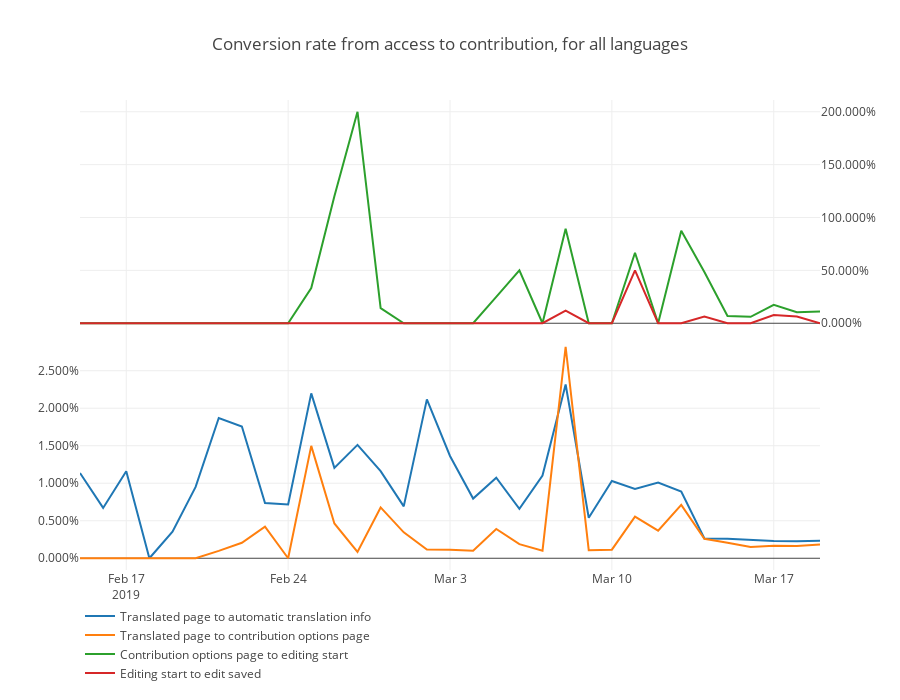

Notebook source saved alongside this figure:
### Code cell
data = [{'x': el_funnel.index,
    'y': el_funnel[col],
    'name': col
    }  for col in ['Translated page to automatic translation info', 'Translated page to contribution options page']]
data = data + [{'x': el_funnel.index,
    'y': el_funnel[col],
    'name': col,
    'xaxis': 'x2',
    'yaxis': 'y2'
    }  for col in ['Contribution options page to editing start', 'Editing start to edit saved']]
fig = {
    'data': data,
    'layout': {
        'height': 700,
        'xaxis': {'showticklabels': False},
        'yaxis': {'tickformat': ',.3%', 'domain': [0, 0.5]},
        'yaxis2': {'tickformat': ',.3%', 'domain': [0.5, 1], 'side': 'right'}, 
        'title': {'text': 'Conversion rate from access to contribution, for all languages'},
        'legend': {'x': 0, 'y': -0.25},
        'hoverlabel': {'namelength' : -1}
    }
}
plotly.offline.iplot(fig)

### Figure 1 — Plotly figure (JSON) as saved in the notebook; plotly's stock layout.template omitted (floating-point values rounded to 4 significant figures)
{"data": [{"name": "Translated page to automatic translation info", "type": "scatter", "uid": "b3988cdd-c066-4044-8205-997417f3cbbb", "x": ["2019-02-15", "2019-02-16", "2019-02-17", "2019-02-18", "2019-02-19", "2019-02-20", "2019-02-21", "2019-02-22", "2019-02-23", "2019-02-24", "2019-02-25", "2019-02-26", "2019-02-27", "2019-02-28", "2019-03-01", "2019-03-02", "2019-03-03", "2019-03-04", "2019-03-05", "2019-03-06", "2019-03-07", "2019-03-08", "2019-03-09", "2019-03-10", "2019-03-11", "2019-03-12", "2019-03-13", "2019-03-14", "2019-03-15", "2019-03-16", "2019-03-17", "2019-03-18", "2019-03-19"], "y": [0.01136, 0.006711, 0.01161, 0, 0.003555, 0.009512, 0.0187, 0.01756, 0.007353, 0.007165, 0.02198, 0.01205, 0.01511, 0.01162, 0.006912, 0.02118, 0.01364, 0.00796, 0.01074, 0.006598, 0.01102, 0.02316, 0.005405, 0.0103, 0.009242, 0.01009, 0.008889, 0.002628, 0.0026, 0.002473, 0.002307, 0.002281, 0.002319]}, {"name": "Translated page to contribution options page", "type": "scatter", "uid": "a808241a-ae63-4d9d-b1f3-755717fd76dd", "x": ["2019-02-15", "2019-02-16", "2019-02-17", "2019-02-18", "2019-02-19", "2019-02-20", "2019-02-21", "2019-02-22", "2019-02-23", "2019-02-24", "2019-02-25", "2019-02-26", "2019-02-27", "2019-02-28", "2019-03-01", "2019-03-02", "2019-03-03", "2019-03-04", "2019-03-05", "2019-03-06", "2019-03-07", "2019-03-08", "2019-03-09", "2019-03-10", "2019-03-11", "2019-03-12", "2019-03-13", "2019-03-14", "2019-03-15", "2019-03-16", "2019-03-17", "2019-03-18", "2019-03-19"], "y": [0, 0, 0, 0, 0, 0, 0.0009843, 0.002066, 0.004202, 0, 0.01499, 0.004634, 0.0008396, 0.006776, 0.003456, 0.001176, 0.001136, 0.000995, 0.003906, 0.001885, 0.001002, 0.0282, 0.001081, 0.001144, 0.005545, 0.00367, 0.007111, 0.002588, 0.00208, 0.001492, 0.001653, 0.001647, 0.001821]}, {"name": "Contribution options page to editing start", "type": "scatter", "uid": "95c0f698-7498-40bd-aca9-b62e60f25c12", "x": ["2019-02-15", "2019-02-16", "2019-02-17", "2019-02-18", "2019-02-19", "2019-02-20", "2019-02-21", "2019-02-22", "2019-02-23", "2019-02-24", "2019-02-25", "2019-02-26", "2019-02-27", "2019-02-28", "2019-03-01", "2019-03-02", "2019-03-03", "2019-03-04", "2019-03-05", "2019-03-06", "2019-03-07", "2019-03-08", "2019-03-09", "2019-03-10", "2019-03-11", "2019-03-12", "2019-03-13", "2019-03-14", "2019-03-15", "2019-03-16", "2019-03-17", "2019-03-18", "2019-03-19"], "xaxis": "x2", "y": [0, 0, 0, 0, 0, 0, 0, 0, 0, 0, 0.3333, 1.2, 2, 0.1429, 0, 0, 0, 0, 0.25, 0.5, 0, 0.8929, 0, 0, 0.6667, 0, 0.875, 0.4844, 0.06875, 0.0604, 0.1733, 0.1047, 0.1111], "yaxis": "y2"}, {"name": "Editing start to edit saved", "type": "scatter", "uid": "6ff25810-28b4-4d98-89bd-bde4aee643ec", "x": ["2019-02-15", "2019-02-16", "2019-02-17", "2019-02-18", "2019-02-19", "2019-02-20", "2019-02-21", "2019-02-22", "2019-02-23", "2019-02-24", "2019-02-25", "2019-02-26", "2019-02-27", "2019-02-28", "2019-03-01", "2019-03-02", "2019-03-03", "2019-03-04", "2019-03-05", "2019-03-06", "2019-03-07", "2019-03-08", "2019-03-09", "2019-03-10", "2019-03-11", "2019-03-12", "2019-03-13", "2019-03-14", "2019-03-15", "2019-03-16", "2019-03-17", "2019-03-18", "2019-03-19"], "xaxis": "x2", "y": [0, 0, 0, 0, 0, 0, 0, 0, 0, 0, 0, 0, 0, 0, 0, 0, 0, 0, 0, 0, 0, 0.12, 0, 0, 0.5, 0, 0, 0.06452, 0, 0, 0.07692, 0.06452, 0], "yaxis": "y2"}], "layout": {"height": 700, "hoverlabel": {"namelength": -1}, "legend": {"x": 0, "y": -0.25}, "title": {"text": "Conversion rate from access to contribution, for all languages"}, "xaxis": {"showticklabels": false}, "yaxis": {"domain": [0, 0.5], "tickformat": ",.3%"}, "yaxis2": {"domain": [0.5, 1], "side": "right", "tickformat": ",.3%"}}}
